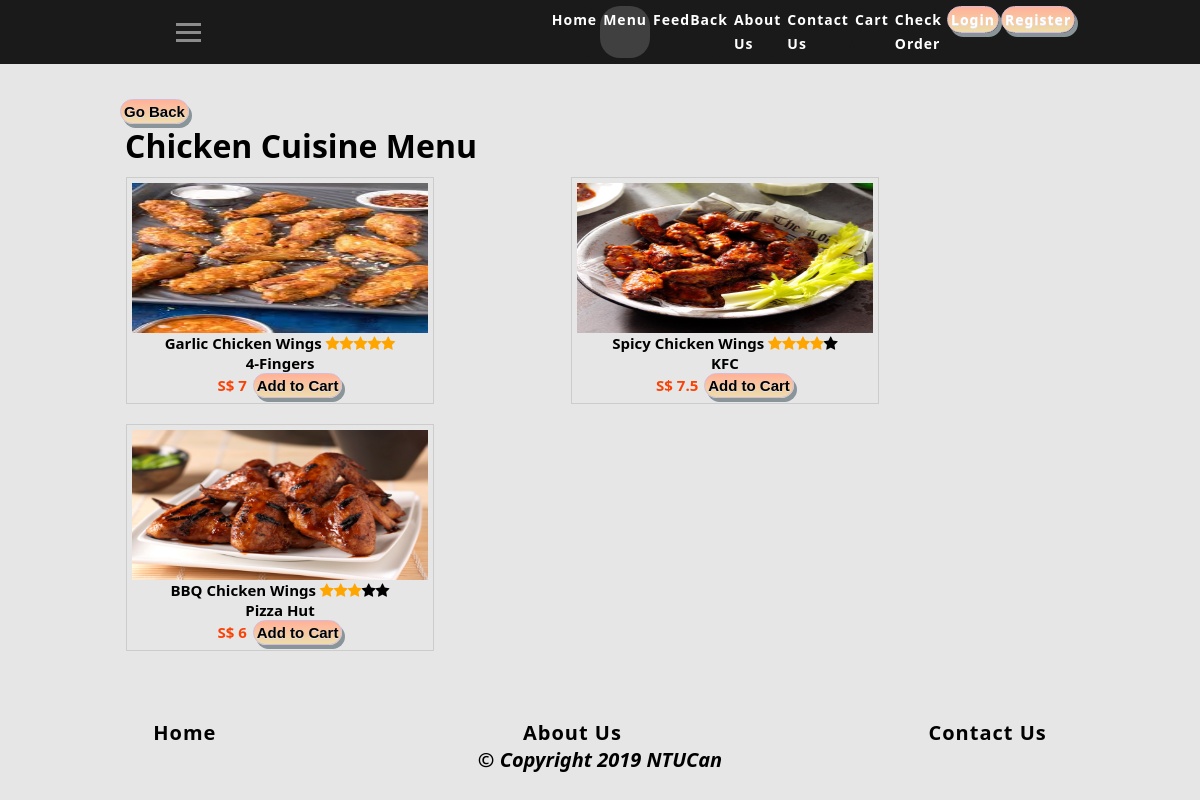
Page /food/chickenmenu.php on the committed database.
### tables this page shows
CREATE TABLE IF NOT EXISTS `products` (
  `id` int(11) NOT NULL auto_increment,
  `pname` varchar(255) NOT NULL,
  `description` varchar(255) NOT NULL,
  `rating` int(11) NOT NULL,
  `price` float NOT NULL,
  `picture` varchar(80) NOT NULL,
  PRIMARY KEY  (`id`)
);

### food/chickenmenu.php (the view, shortened to what this page needs)
<?php
	include("../config/db.inc.php");
?>
<!DOCTYPE html>
<html lang="en">
<head>
	<link rel="stylesheet" type="text/css" href="../mystyle.css">
  <link rel="stylesheet" href="https://cdnjs.cloudflare.com/ajax/libs/font-awesome/4.7.0/css/font-awesome.min.css">
</head>
<body>
    <nav>
      <div class="burger ">
        <div class="line1"></div>
        <div class="line2"></div>
        <div class="line3"></div>
      </div>
      <ul class="nav-links">
        <li class="li"><a href="../index.php">Home</a></li>
        <li class="li active"><a href="../menu.php">Menu</a></li>
        <li class="li"><a href="../feedback.php">FeedBack</a></li>
        <li class="li"><a href="../aboutus.php">About Us</a></li>
        <li class="li"><a href="../contactus.php">Contact Us</a></li>
        <li class="li"><a href="shoppingcart.php">Cart</a></li>
        <li class="li"><a href="../checkorder.php">Check Order</a></li>
      <?php
        if (isset($_SESSION['userId'])) {
          echo "<div class='auth'>Hi {$_SESSION['userUid']}!</div>";
          echo '<form action="../config/logout.inc.php" method="POST" >
          <button type="submit" class="btn" name="logoutbtn">Logout</button>
      </form>';
      } else {
        echo '<li class="auth"><a href="../login.php" class="btn">Login</a></li>
        <li class="auth"><a href="../signup.php" class="btn">Register</a></li>';
      }
      ?>
      </ul>
    </nav>
        <button style="margin-left: 120px;" class="btn" onclick="window.history.back()">Go Back</button>
        <h1>Chicken Cuisine Menu</h1>
            <?php
                $result=mysqli_query($conn, "SELECT * FROM products LIMIT 20,3") or die("SELECT * FROM products"."<br/><br/>".mysqli_error($conn));
                while($row=mysqli_fetch_array($result)){
            ?>
            <div class="responsive">
                <div class="foodposter">
                    <img src="<?php echo $row['picture']?>"/>
                    <?php echo $row['pname']?>
                    <?php
                      if($row['rating'] == 5) {
                        for ($x = 0; $x < $row['rating']; $x++) {
                          echo '<span class="fa fa-star checked"></span>';
                        }
                      }
                      if($row['rating'] == 4) {
                        for ($x = 0; $x < $row['rating']; $x++) {
                          echo '<span class="fa fa-star checked"></span>';
                        }
                        for ($x = 0; $x < 5-$row['rating']; $x++) {
                          echo '<span class="fa fa-star"></span>';
                        }
                      }
                      if($row['rating'] == 3) {
                        for ($x = 0; $x < $row['rating']; $x++) {
                          echo '<span class="fa fa-star checked"></span>';
                        }
                        for ($x = 0; $x < 5-$row['rating']; $x++) {
                          echo '<span class="fa fa-star"></span>';
                        }
                      }
                    ?><br/>
                    <?php echo $row['description']?><br/>
                    <b><strong style="color: #f94306">
                    S$ <?php echo $row['price']?></strong>
                    <input type="button" class="btn" value="Add to Cart" id="add-to-cart" onclick="addtocart(<?php echo $row['id']?>)" />
                </div>
            </div>
            <?php } ?>
    <footer>
      <ul class="footer-links">
        <li><a href="../index.php">Home</a></li>
        <li><a href="../aboutus.php">About Us</a></li>
        <li><a href="../contactus.php">Contact Us</a></li>
      </ul>
      <strong><i>&copy; Copyright 2019 NTUCan</i></strong>
    </footer>
</body>
</html>

### mystyle.css (style rules this page uses)
* { margin: 0px; padding: 0px; box-sizing: border-box; }
body { font-family: 'Segoe UI', Tahoma, Geneva, Verdana, sans-serif; color: #ffffff; background-color: #e6e6e6; }
.li { border-radius: 20px; background-color: #1a1a1a; padding: 0px 3px 4px 3px; cursor: pointer; font-size: 18px; }
.active, .li:hover { background-color: #404040; color: white; }
nav { display: flex; justify-content: space-around; align-items: center; min-height: 8vh; background-color: #1a1a1a; margin-bottom: 35px; }
.nav-links { display: flex; justify-content: space-around; width: 40%; background-color: #1a1a1a; }
.nav-links li { list-style: none; }
.nav-links a { color: white; text-decoration: none; letter-spacing: 1px; font-size: 14px; font-weight: bold; }
.burger { cursor: pointer; }
.burger div { width: 25px; height: 3px; background-color: #8c8c8c; margin: 5px; transition: all 0.3s ease; }
footer { position: absolute; bottom: 0; background-color: #e6e6e6; color: black; width: 100%; height: 6rem; text-align: center; padding-top: 15px; background: url(footer.jpg), no-repeat; }
.footer-links { display: flex; justify-content: space-around; align-items: center; }
.footer-links li { list-style: none; }
.footer-links a { display: flex; justify-content: space-around; align-items: center; color: black; text-decoration: none; letter-spacing: 1px; font-size: 20px; font-weight: bold; }
i { text-align: center; font-size: 20px; }
.btn { box-shadow: 3px 4px 0px 0px #899599; background: linear-gradient(to bottom, #ededed 5%, #ededed 100%); background-color: #ededed; border-radius: 15px; border: 1px solid #d6bcd6; display: inline-block; cursor: pointer; color: black; font-size: 18px; padding: 1px 10px; text-decoration: none; text-shadow: 0px 1px 0px #e1e2ed; }
div.foodposter { border: 1px solid #ccc; }
div.foodposter img { width: 100%; height: auto; display: flex; }
.responsive { padding: 0 6px; float: left; width: 380px; margin: 10px 105px; }

### food/chickenmenu.php (style rules this page uses)
body { font-weight:bold; color: black; }
.auth { list-style: none; font-weight: bold; color:white; font-weight:normal; font-size: 18px; }
.responsive { padding: 0 6px; float: left; width: 320px; margin-left: 120px; margin-right: 5px; }
.foodposter { text-align:center; padding: 5px; font-size: 15px; }
h1 { margin-left: 125px; }
.checked { color: orange; }
img { max-height: 150px; max-width: 300px; }
.btn { margin-left:2px; font-size: 15px; padding: 3px; background: linear-gradient(to bottom, #ffb399 5%, #edddab 100%); font-weight: bold; }
.li { border-radius: 20px; background-color: #1a1a1a; padding: 0px 3px 4px 3px; cursor: pointer; font-size: 18px; }
.active, .li:hover { background-color:#404040; color: white; }

### rows in the picture
products: picture (picture), pname "Garlic Chicken Wings", rating 5 (drawn), description "4-Fingers", price "7"
products: picture (picture), pname "Spicy Chicken Wings", rating 4 (drawn), description "KFC", price "7.5"
products: picture (picture), pname "BBQ Chicken Wings", rating 3 (drawn), description "Pizza Hut", price "6"
